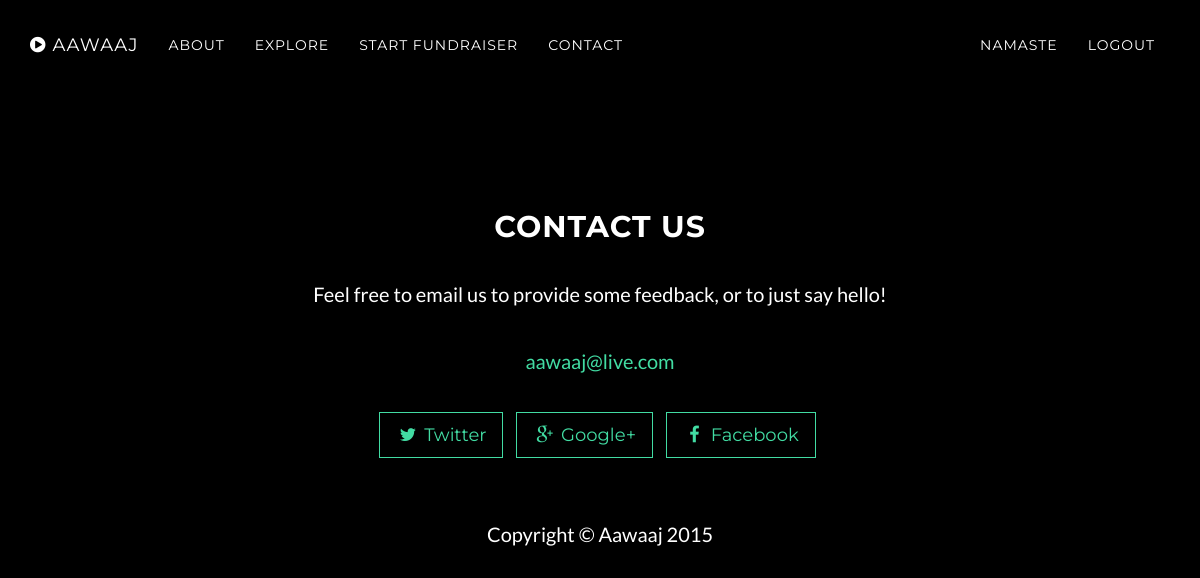
Page /profile/index.php?id=2195c48231fa43bf9470b23e7648548d&page=projects (signed in) on the earlier database version.
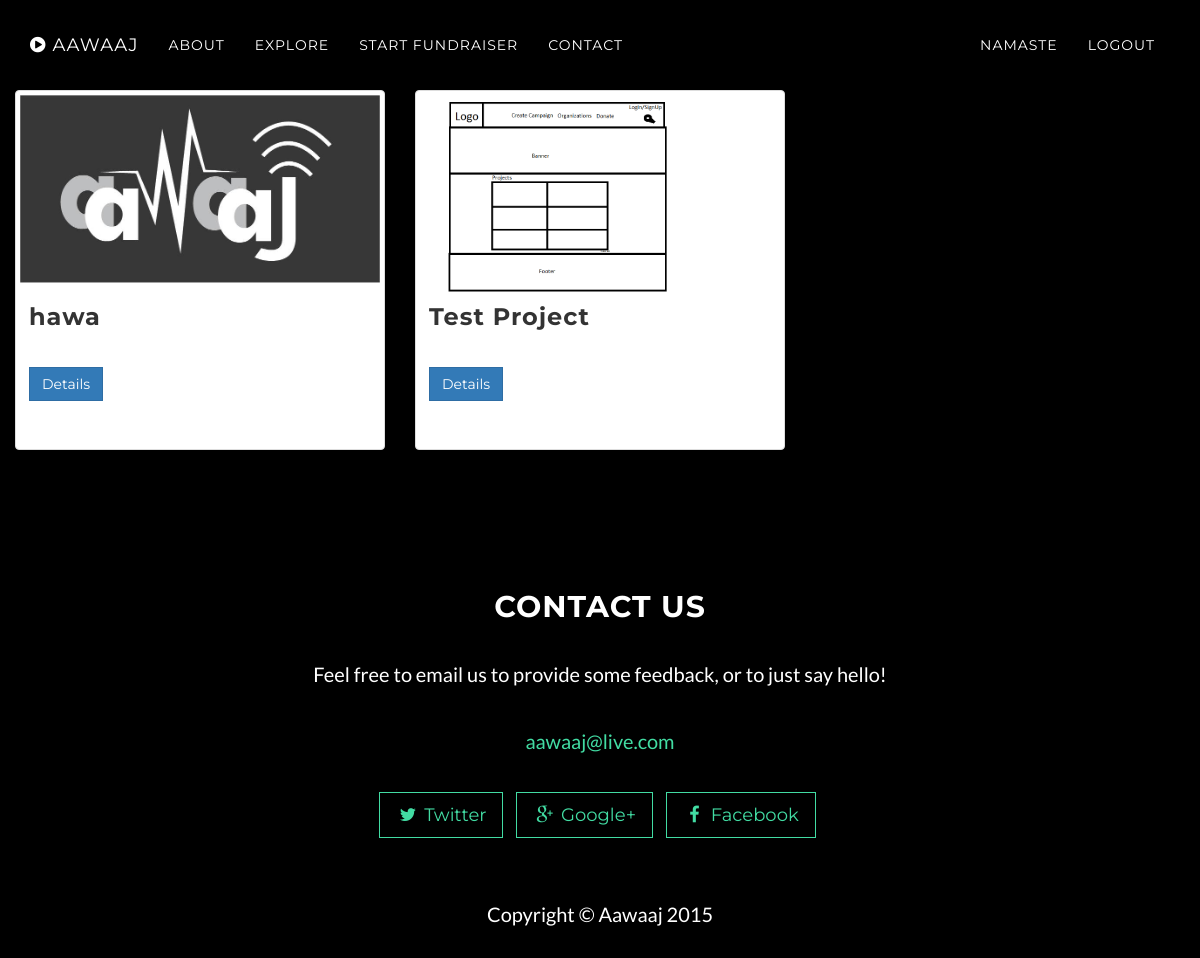
Same page on the later database version.
### tables this page shows
CREATE TABLE IF NOT EXISTS `projects` (
`project_id` int(11) NOT NULL,
  `start_date` date NOT NULL,
  `end_date` date DEFAULT NULL,
  `title` varchar(255) NOT NULL,
  `objectives` varchar(255) NOT NULL,
  `short_desc` varchar(255) NOT NULL,
  `location` varchar(100) NOT NULL,
  `budget` int(11) DEFAULT NULL,
  `volunteer` int(11) NOT NULL,
  `banner_image` varchar(100) DEFAULT NULL,
  `project_proposal` varchar(100) DEFAULT NULL,
  `video_url` varchar(500) DEFAULT NULL,
  `detail` text NOT NULL,
  `status` int(11) NOT NULL,
  `u_id` int(11) NOT NULL
);

### profile/views/container.php (called while the page is built)
<?php include_once('header.php');?>
<?php include_once('content.php');?>
<?php include_once('footer.php');?>

### profile/index.php (called while the page is built, shortened)
<?php
	$page = 'profile';
	if(isset($_GET['id'])){
		if(isset($_GET['page'])){
			if($_GET['page'] == 'projects' || $_GET['page'] == 'requirements'){
				$page = $_GET['page'];
			}
		}
	}
	include_once(ROOT_PATH.'profile/controllers/'.$routes[$page].'.php');
?>

### database/session.php (called while the page is built, shortened)
<?php
	class Session{
		private $logged_in=false;
		public function isLoggedIn(){
			return $this->logged_in;
		}
		private function verifyLogin(){
			if(isset($_SESSION['user_id'])){
				$this->logged_in = true;
			}else{
				unset($this->user_id);
				$this->logged_in = false;
			}
		}
	}
	$session = new Session();
?>

### profile/system/repositories/profilerepository.class.php (called while the page is built, shortened)
<?php
class ProfileRepository{
	private $db;
	public function __construct(){
		$this->db = new DBconnection();
	}
	public function get_by_id($id){
		$profile = NULL;
		$this->db->connect();
		$sql = "SELECT * from user where user_hash=? LIMIT 1";
		$stmt = $this->db->initialize($sql);
		$stmt->bind_param("s",$id);
		$stmt->execute();
		$stmt->bind_result($user_id,$user_name,$first_name,$last_name,$contact_number,$user_type,$user_status,$user_hash);
		while($stmt->fetch()){
			$profile = new Profile();
			$profile->set_user_id($user_id);
			$profile->set_user_name($user_name);
			$profile->set_first_name($first_name);
			$profile->set_last_name($last_name);
			$profile->set_contact_number($contact_number);
			$profile->set_user_type($user_type);
			$profile->set_user_status($user_status);
			$profile->set_user_hash($user_hash);
		}
		$sql = "SELECT profile_photo,about from profile where u_id=? LIMIT 1";
		$stmt = $this->db->initialize($sql);
		$stmt->bind_param("i",$user_id);
		$stmt->execute();
		if($user_type == "generalUser"){
			$sql = "SELECT gen_id,age from generaluser where u_id=? LIMIT 1";
			$stmt = $this->db->initialize($sql);
			$stmt->bind_param("i",$user_id);
			$stmt->execute();
			$stmt->bind_result($profile_id,$age);
			while($stmt->fetch()){
				$profile->set_age($age);
				$profile->set_profile_id($profile_id);
			}
		}
		elseif($user_type == "organization"){
			$sql = "SELECT org_id,name,doe,img,address,objective from organization where u_id=? LIMIT 1";
			$stmt = $this->db->initialize($sql);
			$stmt->bind_param("i",$user_id);
			$stmt->execute();
			$stmt->bind_result($profile_id,$name,$doe,$img,$address,$objective);
			while($stmt->fetch()){
				$profile->set_profile_id($profile_id);
				$profile->set_name($name);
				$profile->set_doe($doe);
				$profile->set_img($img);
				$profile->set_address($address);
				$profile->set_objective($objective);
			}
		}
		return $profile;
	}
}

### admin/system/dbUtil/dbconnection.class.php (called while the page is built, shortened)
<?php
	class DBConnection{
		private $conn;
		public function connect(){
			$this->conn = new mysqli(HOSTNAME,USERNAME,PASSWORD,DATABASE);
		}
		public function initialize($sql){
			return $this->conn->prepare($sql);
		}
	}
?>

### profile/system/models/profile.class.php (called while the page is built, shortened)
<?php
class Profile{
	private $profile_photo;
	private $about;
	private $user_id;
	private $user_name;
	private $first_name;
	private $last_name;
	private $contact_number;
	private $user_type;
	private $profile_id;
	private $name;
	private $doe;
	private $img;
	private $address;
	private $objective;
	public function get_profile_photo(){
		return $this->profile_photo;
	}
	public function get_about(){
		return $this->about;
	}
	public function get_user_id(){
		return $this->user_id;
	}
	public function set_user_id($user_id){
		$this->user_id = $user_id;
	}
	public function get_user_name(){
		return $this->user_name;
	}
	public function set_user_name($user_name){
		$this->user_name = $user_name;
	}
	public function get_first_name(){
		return $this->first_name;
	}
	public function set_first_name($first_name){
		$this->first_name = $first_name;
	}
	public function get_last_name(){
		return $this->last_name;
	}
	public function set_last_name($last_name){
		$this->last_name = $last_name;
	}
	public function get_contact_number(){
		return $this->contact_number;
	}
	public function set_contact_number($contact_number){
		$this->contact_number = $contact_number;
	}
	public function get_user_type(){
		return $this->user_type;
	}
	public function set_user_type($user_type){
		$this->user_type = $user_type;
	}
	public function get_profile_id(){
		return $this->profile_id;
	}
	public function set_profile_id($profile_id){
		$this->profile_id = $profile_id;
	}
	public function get_name(){
		return $this->name;
	}
	public function set_name($name){
		$this->name = $name;
	}
	public function get_doe(){
		return $this->doe;
	}
	public function set_doe($doe){
		$this->doe = $doe;
	}
	public function get_img(){
		return $this->img;
	}
	public function set_img($img){
		$this->img = $img;
	}
	public function get_address(){
		return $this->address;
	}
	public function set_address($address){
		$this->address = $address;
	}
	public function get_objective(){
		return $this->objective;
	}
	public function set_objective($objective){
		$this->objective = $objective;
	}
}

### profile/views/projects.php (the view, shortened to what this page needs)
<?php
	foreach ($project_list as $project) {
	$req_list = $this->projectrepository->get_requirements($project->getProject_id(),$project);
	$project->setRequirement($req_list);
	$org_list = $this->projectrepository->get_organization($project->getProject_id(),$project);
	$project->setOrganization($org_list);
?>
<div class="container-fluid">
	<div class="row">
  <div class="col-sm-1 col-md-4">
    <div class="thumbnail">
      <img src="<?php echo $project->getBanner_image();?>" alt="..." style="height:200px">
      <div class="caption">
        <h3><?php echo $project->getTitle();?></h3>
        <p><a href="<?php echo BASE_URL.'profile/index.php?id='.$_GET['id'].'&&page=projects&p_id='.$project->getProject_id();?>" class="btn btn-primary" role="button">Details</a>
       </div>
    </div>
  </div>
	<?php
	}
?>
</div>

### profile/controllers/ProjectController.php (shortened to what this page needs)
<?php require_once(ROOT_PATH."database/session.php");?>
<?php include_once(ROOT_PATH."profile/system/models/profile.class.php");?>
<?php include_once(ROOT_PATH."profile/system/repositories/profilerepository.class.php");?>
<?php
class ProjectController{
	private $profile_repository;
	private $projectrepository;
	public function __construct(){
		$this->profile_repository = new ProfileRepository();
		$this->projectrepository = new ProjectRepository();
	}
	public function index($u_id){
		$result = $this->profile_repository->get_by_id($u_id);
		if(!$result->get_user_status()){
			$this->error_page();
			exit();
		}
		else{
			$data = array('profile_id'=>$result->get_profile_id(),'profile_photo'=>$result->get_profile_photo(),'about'=>$result->get_about(),'user_id'=>$result->get_user_id(),'user_name'=>$result->get_user_name(),'first_name'=>$result->get_first_name(),'last_name'=>$result->get_last_name(),'contact_number'=>$result->get_contact_number(),'user_type'=>$result->get_user_type());
			if($result->get_user_type() == "generalUser"){
				$data['age']=$result->get_age();
			}
			else{
				$data['name']=$result->get_name();
				$data['doe']=$result->get_doe();
				$data['img']=$result->get_img();
				$data['address']=$result->get_address();
				$data['objective']=$result->get_objective();
			}
		}
		$project_list = $this->projectrepository->get_all($data['profile_id']);
		include_once(ROOT_PATH.'profile/views/container.php');
	}
}
$project_controller = new ProjectController();
if(isset($_GET['id'])){
	$user_profile_id = $_GET['id'];
	$user = NULL;
	if(isset($_SESSION['user_hash'])){
		$user = $_SESSION['user_hash'];
	}
	switch ($user_profile_id) {
		case $user:
			if($_SESSION['user_type'] == "organization"){
				if(isset($_GET['m'])){
					$method = $_GET['m'];
					switch ($method) {
						case 'add':
							$project_controller->add();
							break;
						case 'save':
							$project_controller->save();
							header("Location: index.php?id={$user}");
							break;
						default:
							$project_controller->error_page();
							break;
					}
				}
				else{
					$project_controller->index($user_profile_id);
				}
			}
			else{
				$project_controller->error_page();
			}
		break;
	}
}
else{
	$project_controller->error_page();
}

### profile/views/header.php (shortened to what this page needs)
<!DOCTYPE html>
<html lang="en">
<head>
    <link href="<?php echo BASE_URL?>home/assets/css/bootstrap.min.css" rel="stylesheet">
    <link href="<?php echo BASE_URL?>home/assets/css/grayscale.css" rel="stylesheet">
    <link href="<?php echo BASE_URL?>home/assets/css/profile.css" rel="stylesheet">
    <link href="<?php echo BASE_URL?>home/assets/font-awesome/css/font-awesome.min.css" rel="stylesheet" type="text/css">
</head>
<?php include_once('navhome.php');?>

### profile/views/navhome.php (shortened to what this page needs)
<body id="page-top" data-spy="scroll" data-target=".navbar-fixed-top">
 <nav class="navbar navbar-custom navbar-fixed-top" role="navigation" style="background:black;">
        <div class="container ">
            <div class="navbar-header ">
                <a class="navbar-brand page-scroll" href="<?php echo BASE_URL.'home/'?>">
                    <i class="fa fa-play-circle"></i> <span class="light">Aawaaj</span>
                </a>
            </div>
            <div class="collapse navbar-collapse navbar-left navbar-main-collapse">
                <ul class="nav navbar-nav">
                    <li>
                        <a class="page-scroll" href="#about">About</a>
                    </li>
                    <li>
                        <a class="page-scroll" href="#download">Explore</a>
                    </li>
                    <li>
                        <a class="page-scroll" href="<?php echo BASE_URL.'fundraiser/index.php?page=fund';?>">Start Fundraiser</a>
                    </li>
                    <li>
                        <a class="page-scroll" href="#contact">Contact</a>
                    </li>
                </ul>
            </div>
            <div class="collapse navbar-collapse navbar-right navbar-main-collapse">
                <ul class="nav navbar-nav">
                    <?php global $session;
                    if(!$session->isLoggedIn()){ ?>
                    <li>
                        <a class="page-scroll" href="" data-toggle="modal" data-target="#signupModal" id="signup_btn">Sign Up</a>
                    </li>
                    <li>
                        <a class="page-scroll" href="" data-toggle="modal" data-target="#loginModal">Login</a>
                    </li>
                     <?php
                        }else{
                        ?>
                            <li>
                                <a class = "page-scross" href="<?php echo BASE_URL.'profile/index.php?id='.$_SESSION['user_hash']?>">Namaste</a>
                           </li>
                           <li>
                                <a class = "page-scross" href="<?php echo BASE_URL?>database/session.php?id=Logout">Logout</a>
                                </li>
                            <?php
                        }?>
                </ul>
            </div>
        </div>
    </nav>

### profile/views/footer.php (shortened to what this page needs)
    <section id="contact" class="container content-section text-center">
        <div class="row">
            <div class="col-lg-8 col-lg-offset-2">
                <h2>CONTACT US</h2>
                <p>Feel free to email us to provide some feedback, or to just say hello!</p>
                <p><a href="mailto:aawaaj@live.com">aawaaj@live.com</a>
                </p>
                <ul class="list-inline banner-social-buttons">
                    <li>
                        <a href="https://twitter.com/" class="btn btn-default btn-lg"><i class="fa fa-twitter fa-fw"></i> <span class="network-name">Twitter</span></a>
                    </li>
                    <li>
                        <a href="https://plus.google.com/" class="btn btn-default btn-lg    "><i class="fa fa-google-plus fa-fw"></i> <span class="network-name">Google+</span></a>
                    </li>
                    <li>
                        <a href="https://facebook.com/" class="btn btn-default btn-lg"><i class="fa fa-facebook fa-fw"></i> <span class="network-name">Facebook</span></a>
                    </li>
                </ul>
            </div>
        </div>
    </section>
    <footer>
        <div class="container text-center">
            <p>Copyright &copy; Aawaaj 2015</p>
        </div>
    </footer>
</body>
</html>

### profile/views/content.php (shortened to what this page needs)
<?php
if(isset($_GET['id'])){
    $page = 'profile';
    if(isset($_GET['page'])){
        if($_GET['page'] == 'projects' || $_GET['page'] == 'requirements' || $_GET['page'] == 'fundraisers'){
            $page = $_GET['page'];
        }
    }
    include_once(ROOT_PATH.'profile/views/'.$page.'.php');
}
?>

### home/assets/css/grayscale.css (style rules this page uses)
body { width: 100%; height: 100%; font-family: Lora,"Helvetica Neue",Helvetica,Arial,sans-serif; color: #fff; background-color: #000; }
html { width: 100%; height: 100%; }
h1, h2, h3, h4, h5, h6 { margin: 0 0 35px; font-family: Montserrat,"Helvetica Neue",Helvetica,Arial,sans-serif; font-weight: 700; letter-spacing: 1px; }
p { margin: 0 0 25px; font-size: 18px; line-height: 1.5; }
@media (min-width:768px) { p { margin: 0 0 35px; font-size: 20px; line-height: 1.6; } }
a { color: #42dca3; -webkit-transition: all .2s ease-in-out; -moz-transition: all .2s ease-in-out; transition: all .2s ease-in-out; }
.light { font-weight: 400; }
.navbar-custom { margin-bottom: 0; border-bottom: 1px solid rgba(255,255,255,.3); text-transform: uppercase; font-family: Montserrat,"Helvetica Neue",Helvetica,Arial,sans-serif; background-color: #000; }
.navbar-custom .navbar-brand { font-weight: 700; }
.navbar-custom a { color: #fff; }
.navbar-custom .nav li a { -webkit-transition: background .3s ease-in-out; -moz-transition: background .3s ease-in-out; transition: background .3s ease-in-out; -webkit-transition: background-color .5s; -moz-transition: background-color .5s; transition: background-color .5s; }
@media (min-width:768px) { .navbar-custom { padding: 20px 0; border-bottom: 0; letter-spacing: 1px; background: 0 0; -webkit-transition: background .5s ease-in-out,padding .5s ease-in-out; -moz-transition: background .5s ease-in-out,padding .5s ease-in-out; transition: background .5s ease-in-out,padding .5s ease-in-out; } }
.content-section { padding-top: 100px; }
@media (min-width:767px) { .content-section { padding-top: 120px; } }
.btn { border-radius: 0; font-family: Montserrat,"Helvetica Neue",Helvetica,Arial,sans-serif; font-weight: 400; -webkit-transition: all .3s ease-in-out; -moz-transition: all .3s ease-in-out; transition: all .3s ease-in-out; }
.btn-default { border: 1px solid #42dca3; color: #42dca3; background-color: transparent; }
ul.banner-social-buttons { margin-top: 0; }
footer { padding: 50px 0; }
footer p { margin: 0; }
body { webkit-tap-highlight-color: rgba(255,255,255,.2); }

### home/assets/css/profile.css (style rules this page uses)
body { font-family: 'Lato', 'sans-serif'; margin-top: 90px; }

Differences in the rows shown:
added projects: banner_image (placeholder picture), title "hawa"
added projects: banner_image (picture), title "Test Project"
